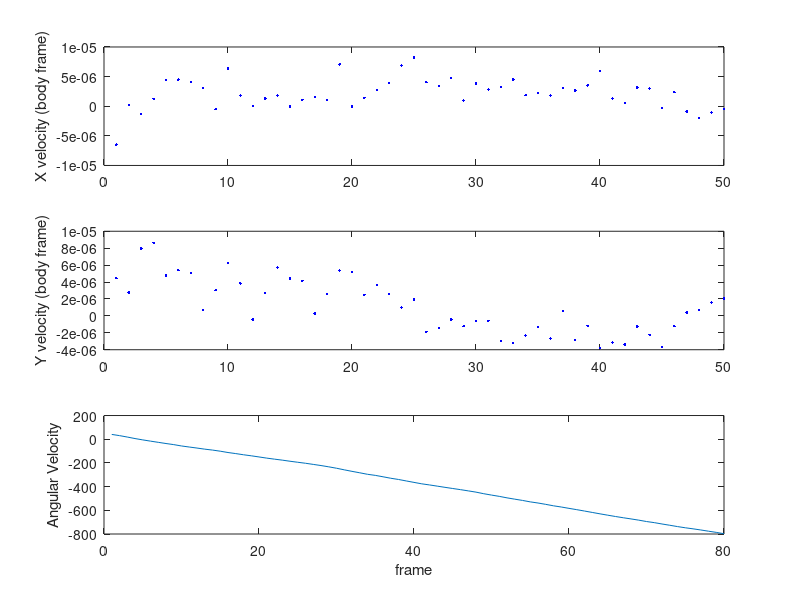

The MATLAB source for this figure: (Note: this script raises an error after producing the figure.)
% Solve least squares for H rotating case

load('HRotdxdyBody.mat')
% dxdyBody
% [ dx/dt dy/dt] in um/s
% bodyTheta (in deg) 



fps = 4;

dxdyBody = dxdyBody(30:79,:);  %take last 50frames

dtheta = diff(bodyTheta)*fps; %deg/s
dtheta = -dtheta(30:79);
dxdyBody = dxdyBody*fps * 10^-6; % um/s -> m/s (not um/frame)

% What we are trying to fit
vh = figure;
subplot(3,1,1)
plot(dxdyBody(:,1),'.b')
ylabel('X velocity (body frame)')
subplot(3,1,2)
plot(dxdyBody(:,2),'.b')
ylabel('Y velocity (body frame)')
subplot(3,1,3)
plot(bodyTheta)
ylabel('Angular Velocity')
xlabel('frame')

kr = 1/1.0766e-11; % 1/kr
kt = 1/1.5e-6; % 1/kt

nFrames = length(dtheta);

temp = [dxdyBody dtheta'];
tempT = temp';

% Ax = B
B = tempT(:);

% load cellposn
load('headangle_data_H3reverse.mat')

  MBRcorners.cells(:,1) = [-30;30]; %x coordinates
        MBRcorners.cells(:,2) = [-30;30]; %y coordinates
        
        MBRcorners.nocells = [-18 8;18 30;-18 -30;18 -8];        
        
        
celllength = 10;
[edgecell,~,~] = find_edge_bacteria(MBRcorners.cells,MBRcorners.nocells,cellposn,celllength);


th = cellposn(:,3);
bx = cellposn(:,1);
by = cellposn(:,2);
% define A matrix assuming all cells are exerting a force
Arows = zeros(3,4);

% sum cos(th)
Arowspq(1,1) = -kt*sum(cosd(th)); % negative because propulsion is from tail to head

% sum sin(th)
Arowspq(1,2) = kt*sum(edgecell.*sind(th));

% sum cos(th)
Arowspq(2,1) = -kt*sum(sind(th)); % negative because propulsion is from tail to head

% sum sin(th)
Arowspq(2,2) = -kt*sum(edgecell.*cosd(th));

% sum b*cos(th)
Arowspq(3,1) = kr*sum(bx.*sind(th) + by.*cosd(th));

% sum b*sin(th)
Arowspq(3,2) = kr*sum(edgecell.*(-bx.*cosd(th) + by.*sind(th)));

A = repmat(Arowspq,[nFrames 1]);

disp('Rotation Analysis x(4)')
x = A\B
% x =
% 
%     0.0071
%    -0.0349
%    -0.0035
%          0

% compute error
disp('Error analysis')
error = abs(B - A*x);
totError = sum(error)
errorX = sum(error(1:3:end))
errorY = sum(error(2:3:end))
errorDeg = sum(error(3:3:end))

%%%%% solve for p.q.

